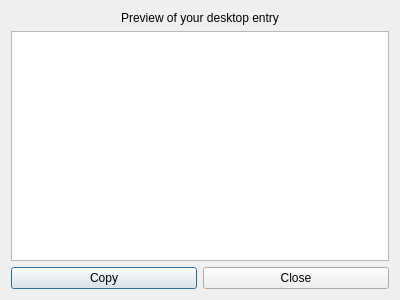
<?xml version="1.0" encoding="UTF-8"?>
<ui version="4.0">
 <class>PreviewDialog</class>
 <widget class="QDialog" name="PreviewDialog">
  <property name="geometry">
   <rect>
    <x>0</x>
    <y>0</y>
    <width>400</width>
    <height>300</height>
   </rect>
  </property>
  <property name="windowTitle">
   <string>Preview</string>
  </property>
  <layout class="QVBoxLayout" name="verticalLayout">
   <item>
    <widget class="QLabel" name="label">
     <property name="text">
      <string>Preview of your desktop entry</string>
     </property>
     <property name="alignment">
      <set>Qt::AlignCenter</set>
     </property>
    </widget>
   </item>
   <item>
    <widget class="QPlainTextEdit" name="preview_edit">
     <property name="lineWrapMode">
      <enum>QPlainTextEdit::NoWrap</enum>
     </property>
     <property name="readOnly">
      <bool>true</bool>
     </property>
     <property name="plainText">
      <string notr="true"/>
     </property>
    </widget>
   </item>
   <item>
    <layout class="QHBoxLayout" name="horizontalLayout">
     <item>
      <widget class="QPushButton" name="copy_button">
       <property name="text">
        <string>Copy</string>
       </property>
      </widget>
     </item>
     <item>
      <widget class="QPushButton" name="close_button">
       <property name="text">
        <string>Close</string>
       </property>
      </widget>
     </item>
    </layout>
   </item>
  </layout>
 </widget>
 <resources/>
 <connections/>
</ui>
